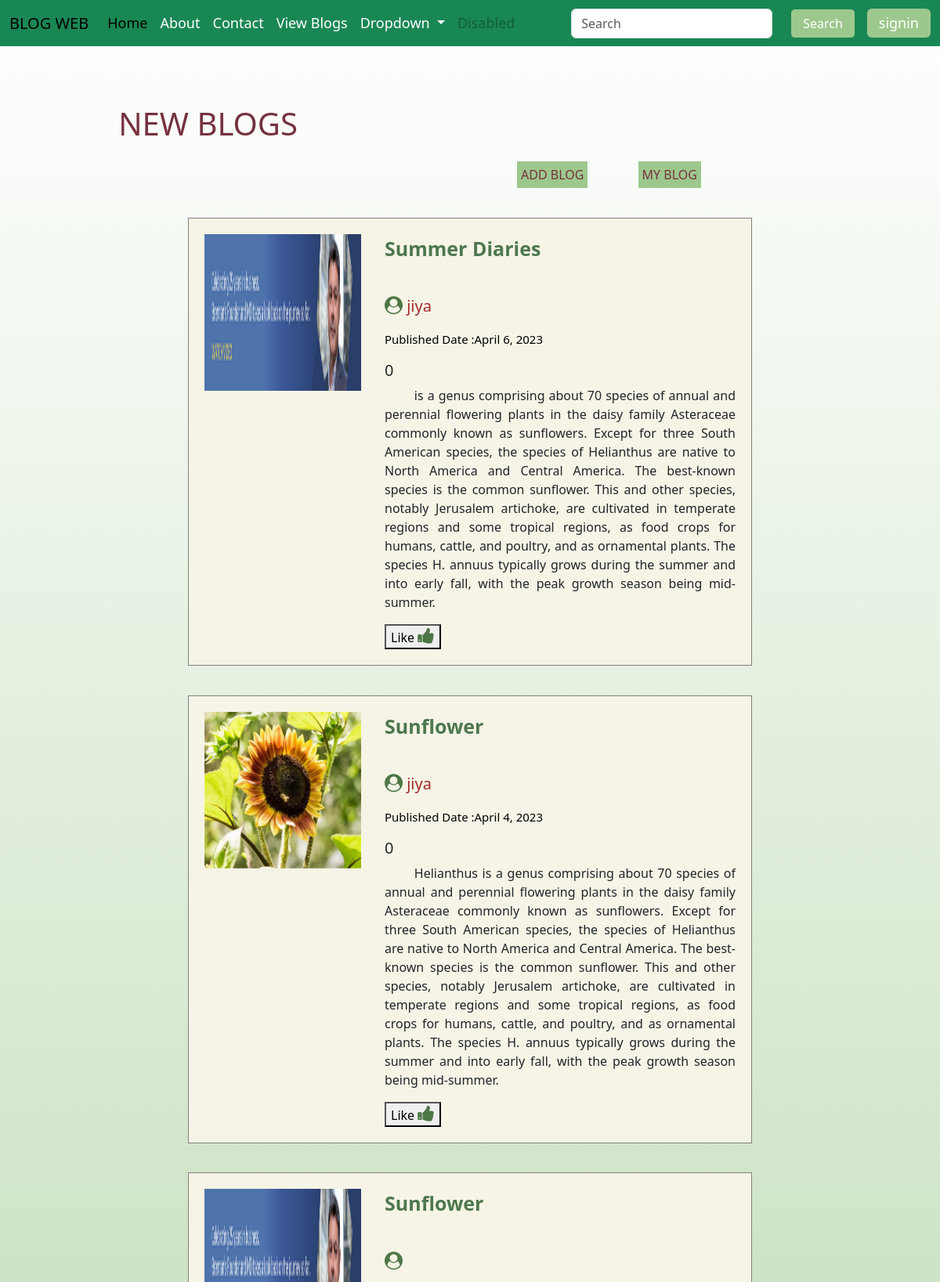
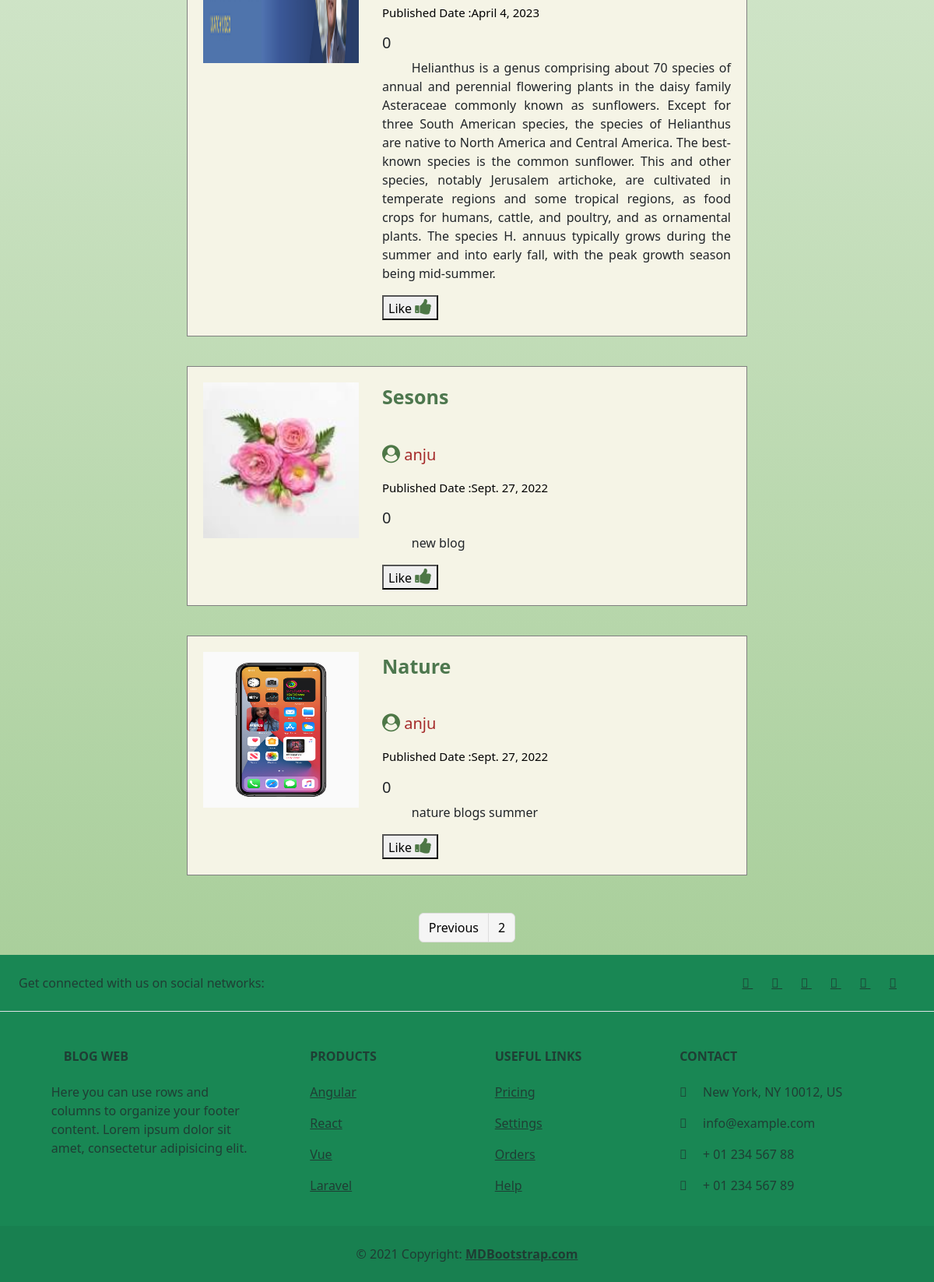
/user/?page=3, run on an earlier commit of the app's database (2 pictures, top to bottom).
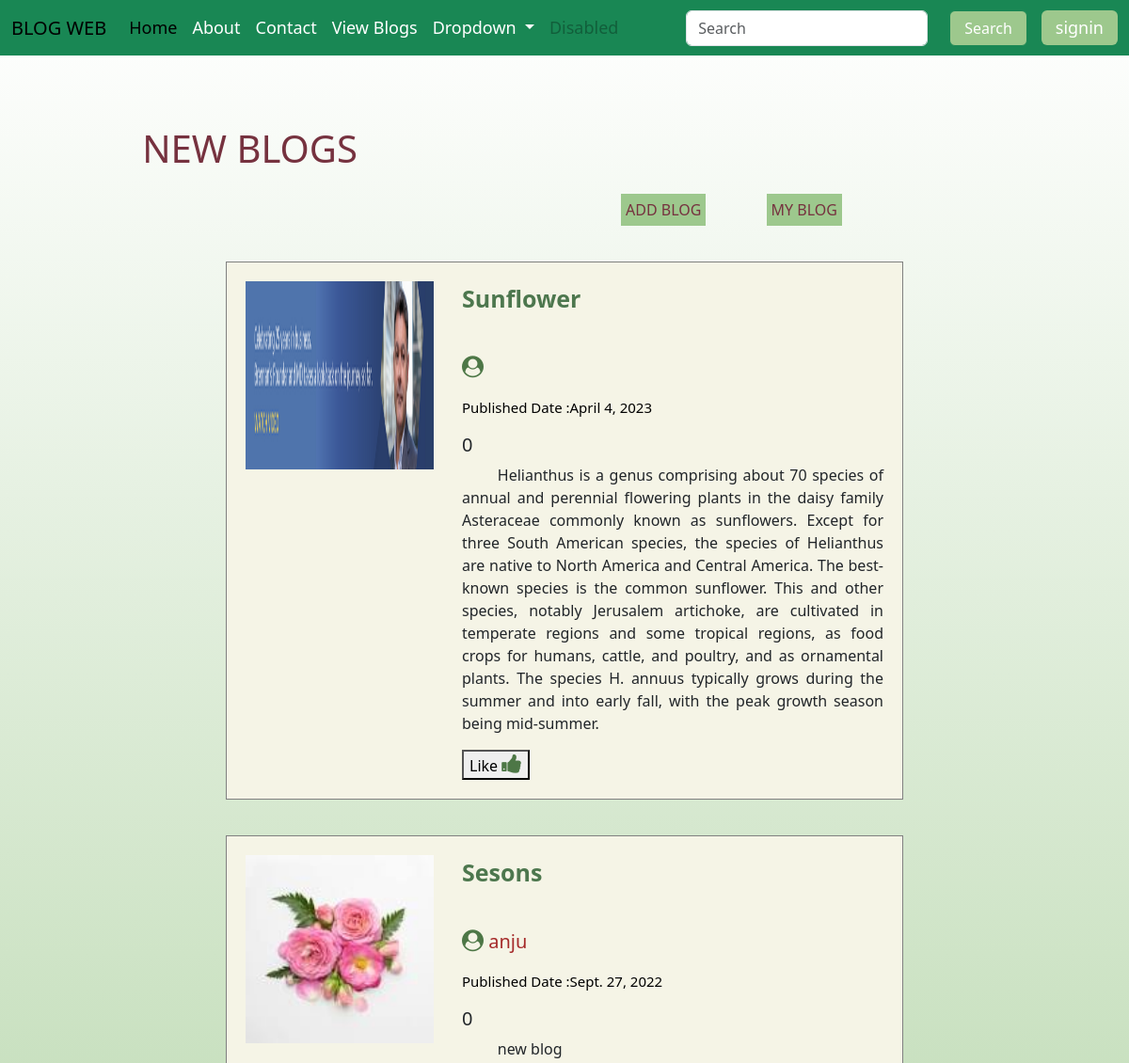
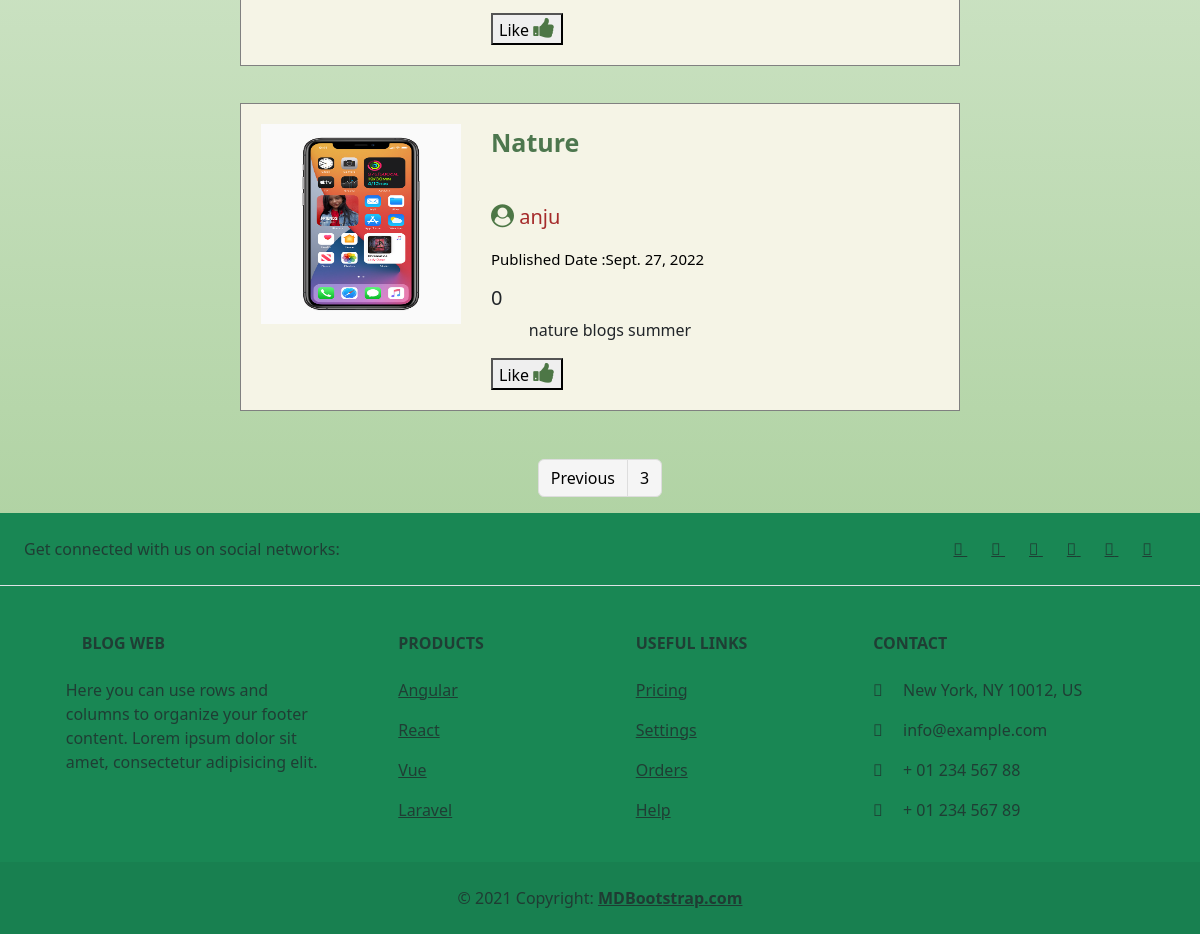
And on a later commit of the database (2 pictures, top to bottom).
### blog_app/models.py (models this page shows)
class BlogList(models.Model):
    Blog_title=models.CharField(max_length=200)
    Author_name=models.CharField(max_length=200)
    Published_date=models.DateField()
    Blog_detail=models.CharField(max_length=1000)
    Blog_image=models.ImageField(upload_to="blogs")
    BLOG_CATEGORIES=[
        ('option1', 'Business'),
        ('option2', 'Culture'),
        ('option3', 'Food'),
        ('option4','Technology'),
        ('option4','Social'),
    ]
    Blog_category=models.CharField(max_length=500,choices=BLOG_CATEGORIES,default='option4',null=True,blank=True)

### blog_app/views.py (the view)
# urls.py: path("",views.first,name="first"),
def first(request):
    blogs=BlogList.objects.all().order_by("-Published_date")
    p=Paginator(blogs,5)
    page_number=request.GET.get('page')
    try:
        page_obj=p.get_page(page_number)
    except PageNotAnInteger:
        page_obj=p.page(1)
    except EmptyPage:
        page_obj=p.page(p.num_pages)
    return render(request, "home.html",{'page_obj':page_obj})

### templates/home.html (shortened to what this page needs)
{%load static %}
<!DOCTYPE html>
<html lang="en">
<head>
    <link rel="stylesheet" href="https://stackpath.bootstrapcdn.com/bootstrap/4.5.0/css/bootstrap.min.css">
    <link href="https://cdn.jsdelivr.net/npm/bootstrap@5.3.0/dist/css/bootstrap.min.css" rel="stylesheet">
    <link rel="stylesheet" href="https://cdnjs.cloudflare.com/ajax/libs/font-awesome/4.7.0/css/font-awesome.min.css">
</head>
<body>
<nav class="navbar navbar-expand-lg bg-success">
  <div class="container-fluid">
    <a class="navbar-brand" href="#">BLOG WEB</a>
    <div class="collapse navbar-collapse" id="navbarSupportedContent">
      <ul class="navbar-nav me-auto mb-2 mb-lg-0">
        <li class="nav-item">
          <a class="nav-link active" aria-current="page" href="{%url 'index'%}">Home</a>
        </li>
        <li class="nav-item">
          <a class="nav-link" href="{%url 'about'%}">About</a>
        </li>
        <li class="nav-item">
          <a class="nav-link" href="{%url 'contact'%}">Contact</a>
        </li>
        <li class="nav-item">
          <a class="nav-link" href="{%url 'first'%}">View Blogs</a>
        </li>
        <li class="nav-item dropdown">
          <a class="nav-link dropdown-toggle" href="#" role="button" data-bs-toggle="dropdown" aria-expanded="false">
            Dropdown
          </a>
        </li>
        <li class="nav-item">
          <a class="nav-link disabled">Disabled</a>
        </li>
      </ul>
      <form class="d-flex" role="search">
        <input class="form-control me-2" type="search" placeholder="Search" aria-label="Search">
        <button class="btn btn-outline-success" type="submit">Search</button>
      </form>
      <div class="second-nav">
        {% if request.user.first_name == None %}
        <a href="{%url 'signin'%}" class=" nav-link btn">signin</a>
        {% else %}
        <a href="#" class="nav-link">{{request.user.username}}</a>
        <a href="{%url 'signout'%}" class=" nav-link btn">Logout</a>
        {% endif%}
    </div>
    </div>
  </div>
</nav>
    {% block content %}
    <h1>NEW BLOGS</h1><a href="{%url 'add_blog'%}"class="btn1"><button class="new-btn " >ADD BLOG</button></a>
    <a href="{%url 'my_blog'%}"><button class="new-btn" >MY BLOG</button></a>
    {% for blog in page_obj.object_list%}
    <div class="first">
        <img src="{{blog.Blog_image.url}}" alt="nature">
        <div class="second">
            <p class="blog-name">{{blog.Blog_title}}</p><br>
            <p class="author-name"><i class='fa fa-user-circle'></i>
                {{blog.Author_name}}</p>
            <p class="date">Published Date :{{blog.Published_date}}</p>
            <h5>{{ blog.Blog_category}}</h5>
            <p class="para">{{blog.Blog_detail}}</p>
            <a href="{%url 'like_post' blog.id  %}"><button class="one">Like <i  class="fa fa-thumbs-up"></i>{{blog.Likes}}</button></a>
       </div>
    </div>
    {%endfor%}
    <br><br>
    <center>
        <nav aria-label="Page navigation example">
        <ul class="pagination">
        {%if page_obj.has_previous %}
        <li class="page-item"><a class="page-link" href="?page={{page_obj.previous_page_number}}">Previous</a> </li>
        {% endif %}
        <li class="page-item"><a class="page-link" href="#">{{page_obj.number}}</a></li>
       </ul>
       </nav>
    </center>
    {% endblock%}
<footer class="text-center text-lg-start bg-success text-muted">
    <section class="d-flex justify-content-center justify-content-lg-between p-4 border-bottom">
      <div class="me-5 d-none d-lg-block">
        <span>Get connected with us on social networks:</span>
      </div>
      <div>
        <a href="" class="me-4 text-reset">
          <i class="fab fa-facebook-f"></i>
        </a>
        <a href="" class="me-4 text-reset">
          <i class="fab fa-twitter"></i>
        </a>
        <a href="" class="me-4 text-reset">
          <i class="fab fa-google"></i>
        </a>
        <a href="" class="me-4 text-reset">
          <i class="fab fa-instagram"></i>
        </a>
        <a href="" class="me-4 text-reset">
          <i class="fab fa-linkedin"></i>
        </a>
        <a href="" class="me-4 text-reset">
          <i class="fab fa-github"></i>
        </a>
      </div>
    </section>
    <section class="">
      <div class="container text-center text-md-start mt-5">
        <div class="row mt-3">
          <div class="col-md-3 col-lg-4 col-xl-3 mx-auto mb-4">
            <h6 class="text-uppercase fw-bold mb-4">
              BLOG WEB
            </h6>
            <p>
              Here you can use rows and columns to organize your footer content. Lorem ipsum
              dolor sit amet, consectetur adipisicing elit.
            </p>
          </div>
          <div class="col-md-2 col-lg-2 col-xl-2 mx-auto mb-4">
            <h6 class="text-uppercase fw-bold mb-4">
              Products
            </h6>
            <p>
              <a href="#!" class="text-reset">Angular</a>
            </p>
            <p>
              <a href="#!" class="text-reset">React</a>
            </p>
            <p>
              <a href="#!" class="text-reset">Vue</a>
            </p>
            <p>
              <a href="#!" class="text-reset">Laravel</a>
            </p>
          </div>
          <div class="col-md-3 col-lg-2 col-xl-2 mx-auto mb-4">
            <h6 class="text-uppercase fw-bold mb-4">
              Useful links
            </h6>
            <p>
              <a href="#!" class="text-reset">Pricing</a>
            </p>
            <p>
              <a href="#!" class="text-reset">Settings</a>
            </p>
            <p>
              <a href="#!" class="text-reset">Orders</a>
            </p>
            <p>
              <a href="#!" class="text-reset">Help</a>
            </p>
          </div>
          <div class="col-md-4 col-lg-3 col-xl-3 mx-auto mb-md-0 mb-4">
            <h6 class="text-uppercase fw-bold mb-4">Contact</h6>
            <p><i class="fas fa-home me-3"></i> New York, NY 10012, US</p>
            <p>
              <i class="fas fa-envelope me-3"></i>
              info@example.com
            </p>
            <p><i class="fas fa-phone me-3"></i> + 01 234 567 88</p>
            <p><i class="fas fa-print me-3"></i> + 01 234 567 89</p>
          </div>
        </div>
      </div>
    </section>
    <div class="text-center p-4" style="background-color: rgba(0, 0, 0, 0.05);">
      © 2021 Copyright:
      <a class="text-reset fw-bold" href="https://mdbootstrap.com/">MDBootstrap.com</a>
    </div>
  </footer>
</body>
</html>

### templates/home.html (style rules this page uses)
.nav-link { text-decoration: none; font-size: 18px; color:#FFFFFF; }
.btn { background-color: #9DC88D; padding: 5px 15px; margin-left: 15px; color: #FFFFFF ; }
h1 { color: #76323f;; margin-left: 4cm; margin-top: 75px; }
.blog-name { color: #4D774E; font-size: 25px; font-weight: 600; text-transform: capitalize; }
.author-name { color:brown; font-size: 20px; }
.date { color: black; font-size: 15px; }
.first { margin-top: 1cm; margin-left: 20vw; width: 60vw; display: flex; border: 1px solid gray; padding: 20px; background-color:#f5f4e6 ; }
.second { margin-left: 15px; }
.para { text-align: justify; text-indent: 1cm; }
.new-btn { margin-left:60px; background-color:#9DC88D ; color: #76323f; margin-top:16px; font-weight: 100; border: none; padding: 5px; }
.btn1 { margin-left: 50vw; }
img { margin-right: 15px; width: 200px; height: 200px; }
body { background:linear-gradient(#FFFFFF,#9DC88D) ; background-repeat: no-repeat; min-height: 100vh; }
.fa { font-size: 23PX; color: #4D7746; }
.pagination { display: flex; justify-content: center; }
.pagination .page-item { display: inline-block; }
.pagination .page-link { padding: 8px 12px; text-decoration: none; color: #000; background-color: #f5f5f5; border: 1px solid #ddd; }

What changed in the data, as far as the page shows it:
no longer on this page (row edited): BlogList: Blog_image (picture), Blog_title "Summer Diaries", Author_name "jiya", Published_date "April 6, 2023", Blog_category "0", Blog_detail "is a genus comprising about 70 species of annual and perennial flowering plants in the daisy family Asteraceae commonly known as sunflowers. Except for three South American species, the species of Helianthus are native to North America and Central America. The best-known species is the common sunflower. This and other species, notably Jerusalem artichoke, are cultivated in temperate regions and some tropical regions, as food crops for humans, cattle, and poultry, and as ornamental plants. The species H. annuus typically grows during the summer and into early fall, with the peak growth season being mid-summer."
no longer on this page (row unchanged): BlogList: Blog_image (picture), Blog_title "Sunflower", Author_name "jiya", Published_date "April 4, 2023", Blog_category "0", Blog_detail "Helianthus is a genus comprising about 70 species of annual and perennial flowering plants in the daisy family Asteraceae commonly known as sunflowers. Except for three South American species, the species of Helianthus are native to North America and Central America. The best-known species is the common sunflower. This and other species, notably Jerusalem artichoke, are cultivated in temperate regions and some tropical regions, as food crops for humans, cattle, and poultry, and as ornamental plants. The species H. annuus typically grows during the summer and into early fall, with the peak growth season being mid-summer."
Also different on the page:
{{ page_obj.number }}: "2" → "3"
